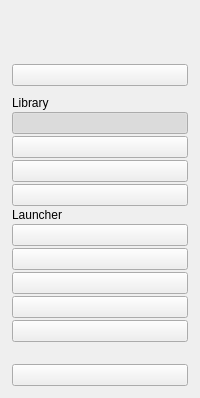
     <widget class="QFrame" name="novaSidebar">
      <layout class="QVBoxLayout" name="sidebarLayout">
       <property name="spacing">
        <number>2</number>
       </property>
       <property name="leftMargin">
        <number>12</number>
       </property>
       <property name="topMargin">
        <number>14</number>
       </property>
       <property name="rightMargin">
        <number>12</number>
       </property>
       <property name="bottomMargin">
        <number>12</number>
       </property>
       <item>
        <layout class="QHBoxLayout" name="brandLayout">
         <property name="spacing">
          <number>10</number>
         </property>
         <property name="leftMargin">
          <number>4</number>
         </property>
         <property name="topMargin">
          <number>0</number>
         </property>
         <property name="rightMargin">
          <number>0</number>
         </property>
         <property name="bottomMargin">
          <number>0</number>
         </property>
         <item>
          <widget class="QLabel" name="brandIcon">
           <property name="minimumSize">
            <size>
             <width>34</width>
             <height>34</height>
            </size>
           </property>
          </widget>
         </item>
         <item>
          <layout class="QVBoxLayout" name="brandTextLayout">
           <property name="spacing">
            <number>0</number>
           </property>
           <property name="leftMargin">
            <number>0</number>
           </property>
           <property name="topMargin">
            <number>0</number>
           </property>
           <property name="rightMargin">
            <number>0</number>
           </property>
           <property name="bottomMargin">
            <number>0</number>
           </property>
           <item>
            <widget class="QLabel" name="novaBrandName"/>
           </item>
           <item>
            <widget class="QLabel" name="novaBrandVersion"/>
           </item>
          </layout>
         </item>
         <item>
          <spacer name="brandSpacer">
           <property name="orientation">
            <enum>Qt::Orientation::Horizontal</enum>
           </property>
           <property name="sizeHint" stdset="0">
            <size>
             <width>0</width>
             <height>0</height>
            </size>
           </property>
          </spacer>
         </item>
         <item>
          <widget class="QToolButton" name="sidebarToggleButton">
           <property name="autoRaise">
            <bool>true</bool>
           </property>
          </widget>
         </item>
        </layout>
       </item>
       <item>
        <spacer name="brandGap">
         <property name="orientation">
          <enum>Qt::Orientation::Vertical</enum>
         </property>
         <property name="sizeType">
          <enum>QSizePolicy::Policy::Fixed</enum>
         </property>
         <property name="sizeHint" stdset="0">
          <size>
           <width>0</width>
           <height>14</height>
          </size>
         </property>
        </spacer>
       </item>
       <item>
        <widget class="QPushButton" name="addInstanceButton">
         <property name="novaRole" stdset="0">
          <string notr="true">primary</string>
         </property>
         <property name="sizePolicy">
          <sizepolicy hsizetype="Expanding" vsizetype="Fixed">
           <horstretch>0</horstretch>
           <verstretch>0</verstretch>
          </sizepolicy>
         </property>
         <property name="focusPolicy">
          <enum>Qt::FocusPolicy::TabFocus</enum>
         </property>
        </widget>
       </item>
       <item>
        <spacer name="primaryGap">
         <property name="orientation">
          <enum>Qt::Orientation::Vertical</enum>
         </property>
         <property name="sizeType">
          <enum>QSizePolicy::Policy::Fixed</enum>
         </property>
         <property name="sizeHint" stdset="0">
          <size>
           <width>0</width>
           <height>8</height>
          </size>
         </property>
        </spacer>
       </item>
       <item>
        <widget class="QLabel" name="librarySectionLabel">
         <property name="novaRole" stdset="0">
          <string notr="true">section</string>
         </property>
         <property name="text">
          <string>Library</string>
         </property>
        </widget>
       </item>
       <item>
        <widget class="QPushButton" name="libraryButton">
         <property name="novaRole" stdset="0">
          <string notr="true">nav</string>
         </property>
         <property name="sizePolicy">
          <sizepolicy hsizetype="Expanding" vsizetype="Fixed">
           <horstretch>0</horstretch>
           <verstretch>0</verstretch>
          </sizepolicy>
         </property>
         <property name="focusPolicy">
          <enum>Qt::FocusPolicy::TabFocus</enum>
         </property>
         <property name="checkable">
          <bool>true</bool>
         </property>
         <property name="checked">
          <bool>true</bool>
         </property>
        </widget>
       </item>
       <item>
        <widget class="QPushButton" name="foldersButton">
         <property name="novaRole" stdset="0">
          <string notr="true">nav</string>
         </property>
         <property name="sizePolicy">
          <sizepolicy hsizetype="Expanding" vsizetype="Fixed">
           <horstretch>0</horstretch>
           <verstretch>0</verstretch>
          </sizepolicy>
         </property>
         <property name="focusPolicy">
          <enum>Qt::FocusPolicy::TabFocus</enum>
         </property>
        </widget>
       </item>
       <item>
        <widget class="QPushButton" name="settingsButton">
         <property name="novaRole" stdset="0">
          <string notr="true">nav</string>
         </property>
         <property name="sizePolicy">
          <sizepolicy hsizetype="Expanding" vsizetype="Fixed">
           <horstretch>0</horstretch>
           <verstretch>0</verstretch>
          </sizepolicy>
         </property>
         <property name="focusPolicy">
          <enum>Qt::FocusPolicy::TabFocus</enum>
         </property>
        </widget>
       </item>
       <item>
        <widget class="QPushButton" name="themeButton">
         <property name="novaRole" stdset="0">
          <string notr="true">nav</string>
         </property>
         <property name="sizePolicy">
          <sizepolicy hsizetype="Expanding" vsizetype="Fixed">
           <horstretch>0</horstretch>
           <verstretch>0</verstretch>
          </sizepolicy>
         </property>
         <property name="focusPolicy">
          <enum>Qt::FocusPolicy::TabFocus</enum>
         </property>
        </widget>
       </item>
       <item>
        <widget class="QLabel" name="moreSectionLabel">
         <property name="novaRole" stdset="0">
          <string notr="true">section</string>
         </property>
         <property name="text">
          <string>Launcher</string>
         </property>
        </widget>
       </item>
       <item>
        <widget class="QPushButton" name="newsButton">
         <property name="novaRole" stdset="0">
          <string notr="true">nav</string>
         </property>
         <property name="sizePolicy">
          <sizepolicy hsizetype="Expanding" vsizetype="Fixed">
           <horstretch>0</horstretch>
           <verstretch>0</verstretch>
          </sizepolicy>
         </property>
         <property name="focusPolicy">
          <enum>Qt::FocusPolicy::TabFocus</enum>
         </property>
        </widget>
       </item>
       <item>
        <widget class="QPushButton" name="helpButton">
         <property name="novaRole" stdset="0">
          <string notr="true">nav</string>
         </property>
         <property name="sizePolicy">
          <sizepolicy hsizetype="Expanding" vsizetype="Fixed">
           <horstretch>0</horstretch>
           <verstretch>0</verstretch>
          </sizepolicy>
         </property>
         <property name="focusPolicy">
          <enum>Qt::FocusPolicy::TabFocus</enum>
         </property>
        </widget>
       </item>
       <item>
        <widget class="QPushButton" name="updateButton">
         <property name="novaRole" stdset="0">
          <string notr="true">nav</string>
         </property>
         <property name="sizePolicy">
          <sizepolicy hsizetype="Expanding" vsizetype="Fixed">
           <horstretch>0</horstretch>
           <verstretch>0</verstretch>
          </sizepolicy>
         </property>
         <property name="focusPolicy">
          <enum>Qt::FocusPolicy::TabFocus</enum>
         </property>
        </widget>
       </item>
       <item>
        <widget class="QPushButton" name="catButton">
         <property name="novaRole" stdset="0">
          <string notr="true">nav</string>
         </property>
         <property name="sizePolicy">
          <sizepolicy hsizetype="Expanding" vsizetype="Fixed">
           <horstretch>0</horstretch>
           <verstretch>0</verstretch>
          </sizepolicy>
         </property>
         <property name="focusPolicy">
          <enum>Qt::FocusPolicy::TabFocus</enum>
         </property>
        </widget>
       </item>
       <item>
        <widget class="QPushButton" name="closeWindowButton">
         <property name="novaRole" stdset="0">
          <string notr="true">nav</string>
         </property>
         <property name="sizePolicy">
          <sizepolicy hsizetype="Expanding" vsizetype="Fixed">
           <horstretch>0</horstretch>
           <verstretch>0</verstretch>
          </sizepolicy>
         </property>
         <property name="focusPolicy">
          <enum>Qt::FocusPolicy::TabFocus</enum>
         </property>
        </widget>
       </item>
       <item>
        <spacer name="sidebarStretch">
         <property name="orientation">
          <enum>Qt::Orientation::Vertical</enum>
         </property>
         <property name="sizeType">
          <enum>QSizePolicy::Policy::Expanding</enum>
         </property>
         <property name="sizeHint" stdset="0">
          <size>
           <width>0</width>
           <height>20</height>
          </size>
         </property>
        </spacer>
       </item>
       <item>
        <widget class="QPushButton" name="accountButton">
         <property name="novaRole" stdset="0">
          <string notr="true">account</string>
         </property>
         <property name="sizePolicy">
          <sizepolicy hsizetype="Expanding" vsizetype="Fixed">
           <horstretch>0</horstretch>
           <verstretch>0</verstretch>
          </sizepolicy>
         </property>
         <property name="focusPolicy">
          <enum>Qt::FocusPolicy::TabFocus</enum>
         </property>
        </widget>
       </item>
      </layout>
     </widget>
